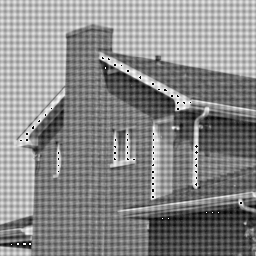
#> input picture house_sin.bmp, 256 x 256 px
$ python filter.py
#> lines starting #> are read from the running program, lines starting #| are printed output that depends on the picture
# coding=utf-8
import cv2
import numpy as np
from scipy.signal import butter,lfilter
'''
opencv 理想滤波、巴特沃兹滤波和高斯滤波的高通、低通滤波演示
Filter Parameters 窗口： 滤波器参数窗口
- d0: 滤波器大小 D0
- flag: 滤波器类型
0 - 理想滤波
1 - 巴特沃兹滤波
2 - 高斯滤波
- n: 巴特沃兹滤波的阶数
- lh: 低通滤波 or 高通滤波
Filtered Image 窗口: 过滤后的图像和过滤器图像
'''


def combine_images(images, axis=1):
    '''
    合并图像。
    @param images: 图像列表(图像成员的维数必须相同)
    @param axis: 合并方向。
    axis=0时，图像垂直合并;
    axis = 1 时， 图像水平合并。
    @return 合并后的图像
    '''
    ndim = images[0].ndim
    shapes = np.array([mat.shape for mat in images])
    assert np.all(map(lambda e: len(e) == ndim, shapes)
                  ), 'all images should be same ndim.'
    if axis == 0:  # 垂直方向合并图像
        # 合并图像的 cols
        cols = np.max(shapes[:, 1])
        # 扩展各图像 cols大小，使得 cols一致
        copy_imgs = [cv2.copyMakeBorder(img, 0, 0, 0, cols - img.shape[1],
                                        cv2.BORDER_CONSTANT, (0, 0, 0)) for img in images]
        # 垂直方向合并
        return np.vstack(copy_imgs)
    else:  # 水平方向合并图像
        # 合并图像的 rows
        rows = np.max(shapes[:, 0])
        # 扩展各图像rows大小，使得 rows一致
        copy_imgs = [cv2.copyMakeBorder(img, 0, rows - img.shape[0], 0, 0,
                                        cv2.BORDER_CONSTANT, (0, 0, 0)) for img in images]
        # 水平方向合并
        return np.hstack(copy_imgs)


def fft(img):
    '''对图像进行傅立叶变换，并返回换位后的频率矩阵'''
    assert img.ndim == 2, 'img should be gray.'
    rows, cols = img.shape[:2]
    # 计算最优尺寸
    nrows = cv2.getOptimalDFTSize(rows)
    ncols = cv2.getOptimalDFTSize(cols)
    # 根据新尺寸，建立新变换图像
    nimg = np.zeros((nrows, ncols))
    nimg[:rows, :cols] = img
    # 傅立叶变换
    fft_mat = cv2.dft(np.float32(nimg), flags=cv2.DFT_COMPLEX_OUTPUT)
    # 换位，低频部分移到中间，高频部分移到四周
    return np.fft.fftshift(fft_mat)


def fft_image(fft_mat):
    '''将频率矩阵转换为可视图像'''
    # log函数中加1，避免log(0)出现.
    log_mat = cv2.log(1 + cv2.magnitude(fft_mat[:, :, 0], fft_mat[:, :, 1]))
    # 标准化到0~255之间
    cv2.normalize(log_mat, log_mat, 0, 255, cv2.NORM_MINMAX)
    return np.uint8(np.around(log_mat))


def ifft(fft_mat):
    '''傅立叶反变换，返回反变换图像'''
    # 反换位，低频部分移到四周，高频部分移到中间
    f_ishift_mat = np.fft.ifftshift(fft_mat)
    # 傅立叶反变换
    img_back = cv2.idft(f_ishift_mat)
    # 将复数转换为幅度, sqrt(re^2 + im^2)
    img_back = cv2.magnitude(*cv2.split(img_back))
    # 标准化到0~255之间
    cv2.normalize(img_back, img_back, 0, 255, cv2.NORM_MINMAX)
    return np.uint8(np.around(img_back))


def fft_distances(m, n):
    '''
    计算m,n矩阵每一点距离中心的距离
    见《数字图像处理MATLAB版.冈萨雷斯》93页
    '''
    u = np.array([i if i <= m / 2 else m - i for i in range(m)],
                 dtype=np.float32)
    v = np.array([i if i <= m / 2 else m - i for i in range(m)],
                 dtype=np.float32)
    v.shape = n, 1
    # 每点距离矩阵左上角的距离
    ret = np.sqrt(u * u + v * v)
    # 每点距离矩阵中心的距离
    return np.fft.fftshift(ret)


def lpfilter(flag, rows, cols, d0, n):
    '''低通滤波器
    @param flag: 滤波器类型
    0 - 理想低通滤波
    1 - 巴特沃兹低通滤波
    2 - 高斯低通滤波
    @param rows: 被滤波的矩阵高度
    @param cols: 被滤波的矩阵宽度
    @param d0: 滤波器大小 D0
    @param n: 巴特沃兹低通滤波的阶数
    @return 滤波器矩阵
    '''
    assert d0 > 0, 'd0 should be more than 0.'
    filter_mat = None
    # 理想低通滤波
    if flag == 0:
        filter_mat = np.zeros((rows, cols, 2), np.float32)
        cv2.circle(filter_mat, (rows // 2, cols // 2),
                   d0, (1, 1, 1), thickness=-1)
    # 巴特沃兹低通滤波
    elif flag == 1:
        duv = fft_distances(*fft_mat.shape[:2])
        filter_mat = 1 / (1 + np.power(duv / d0, 2 * n))
        # fft_mat有2个通道，实部和虚部
        # fliter_mat 也需要2个通道
        filter_mat = cv2.merge((filter_mat, filter_mat))
    # 高斯低通滤波
    else:
        duv = fft_distances(*fft_mat.shape[:2])
        filter_mat = np.exp(-(duv * duv) / (2 * d0 * d0))
        # fft_mat有2个通道，实部和虚部
        # fliter_mat 也需要2个通道
        filter_mat = cv2.merge((filter_mat, filter_mat))
    return filter_mat


# [110 lines left out: functions hpfilter, npfilter, bspfilter, not called in this run]

def do_filter(_=None):
    '''滤波，并显示'''
    d0 = cv2.getTrackbarPos('d0', filter_win)
    flag = cv2.getTrackbarPos('flag', filter_win)
    n = cv2.getTrackbarPos('n', filter_win)
    lh = cv2.getTrackbarPos('lh', filter_win)
    lowband = cv2.getTrackbarPos('lowband', filter_win)
    highband = cv2.getTrackbarPos('highband', filter_win)
    # 滤波器
    filter_mat = None
    if lh == 0:
        filter_mat = lpfilter(flag, fft_mat.shape[0], fft_mat.shape[1], d0, n)
    elif lh == 1:
        filter_mat = hpfilter(flag, fft_mat.shape[0], fft_mat.shape[1], d0, n)
    elif lh == 2:
        filter_mat = npfilter(0, fft_mat.shape[0], fft_mat.shape[1], d0, n) * npfilter(1, fft_mat.shape[0], fft_mat.shape[1], d0, n)
    elif lh == 3:
        filter_mat = bspfilter(flag, fft_mat.shape[0], fft_mat.shape[1], lowband, highband, n)
        #filter_mat = hpfilter(flag, fft_mat.shape[0], fft_mat.shape[1], highband, n) - hpfilter(flag, fft_mat.shape[0], fft_mat.shape[1], lowband, n)
    elif lh == 4:
        filter_mat = hpfilter(flag, fft_mat.shape[0], fft_mat.shape[1], highband, n) + lpfilter(flag, fft_mat.shape[0], fft_mat.shape[1], lowband, n)

    # 进行滤波
    filtered_mat = filter_mat * fft_mat
    # 反变换
    img_back = ifft(filtered_mat)
    # 显示滤波后的图像和滤波器图像
    back_mat = fft(img_back)
    combine_1 = combine_images([img, fft_image(fft_mat), fft_image(filter_mat)])
    combine_2 = combine_images([img_back, fft_image(back_mat), fft_image(filtered_mat)])
    cv2.imshow(image_win, combine_images([combine_1, combine_2], 0))


if __name__ == '__main__':
    img = cv2.imread(r'house_sin.bmp', 0)
#> img is the input picture: shape (256, 256); min 0, max 255, mean 137.2
    rows, cols = img.shape[:2]
#> rows = 256; cols = 256
    # 滤波器窗口名称
    filter_win = 'Filter Parameters'
    # 图像窗口名称
    image_win = 'Filtered Image'
    cv2.namedWindow(filter_win)
    cv2.namedWindow(image_win)
    # 创建d0 tracker, d0为过滤器大小
    cv2.createTrackbar('d0', filter_win, 20, min(rows, cols) // 4, do_filter)
    # 创建flag tracker,
    # flag=0时，为理想滤波
    # flag=1时，为巴特沃兹滤波
    # flag=2时，为高斯滤波
    cv2.createTrackbar('flag', filter_win, 1, 2, do_filter)
    # 创建n tracker
    # n 为巴特沃兹滤波的阶数
    cv2.createTrackbar('n', filter_win, 5, 10, do_filter)
    # 创建lh tracker
    # lh: 滤波器是低通还是高通， 0 为低通， 1为高通， 2为陷波， 3为带阻1， 4为带阻2
    cv2.createTrackbar('lh', filter_win, 0, 4, do_filter)
    # 创建lowband tracker
    # lowband:带通、带阻滤波器的低频下限
    cv2.createTrackbar('lowband', filter_win, 70, 200, do_filter)
    # 创建highband tracker
    # highband:带通、带阻滤波器的高频上限
    cv2.createTrackbar('highband', filter_win, 100, 200, do_filter)
    fft_mat = fft(img)
    do_filter()
#> in ifft, `img_back = cv2.magnitude(*cv2.split(img_back))`:
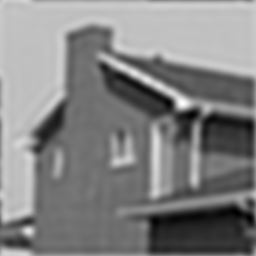
#> img_back: shape (256, 256) float32; min 2158830.5, max 15464286, mean 8988672; drawn with min black and max white
#> in fft_image (call 2), `log_mat = cv2.log(1 + cv2.magnitude(fft_mat[:, :, 0], fft_mat[:, :, 1]))`:
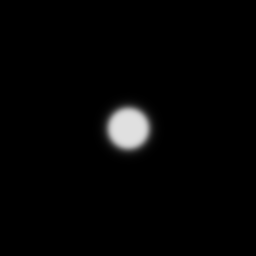
#> log_mat: shape (256, 256) float32; min 0, max 0.881, mean 0.0198
#> in combine_images, `ndim = images[0].ndim`: ndim = 2
#> in combine_images, `shapes = np.array([mat.shape for mat in images])`: shapes = [[256, 256], [256, 256], [256, 256]]
#> in combine_images, `copy_imgs = [cv2.copyMakeBorder(img, 0, rows - img.shape[0], 0, 0, cv2..`: copy_imgs = 3 items
#> in combine_images, `return np.hstack(copy_imgs)`:
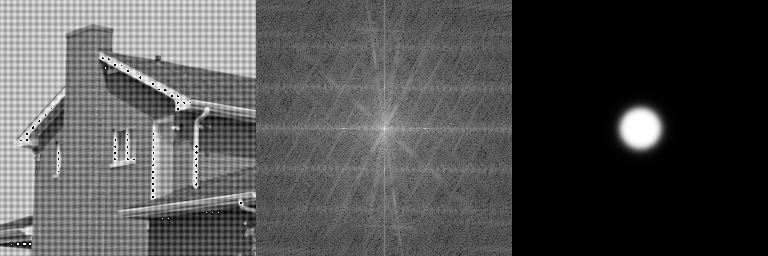
#> returned value: shape (256, 768); min 0, max 255, mean 79
#> in fft_image (call 3), `log_mat = cv2.log(1 + cv2.magnitude(fft_mat[:, :, 0], fft_mat[:, :, 1]))`:
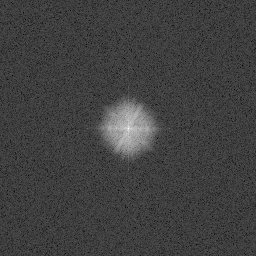
#> log_mat: shape (256, 256) float32; min 0.224, max 15.96, mean 4.22; drawn with min black and max white
#> in fft_image (call 4), `log_mat = cv2.log(1 + cv2.magnitude(fft_mat[:, :, 0], fft_mat[:, :, 1]))`:
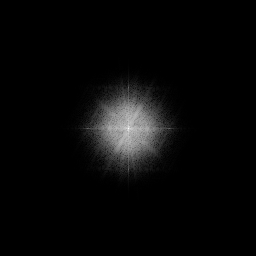
#> log_mat: shape (256, 256) float32; min 0, max 16.01, mean 0.519; drawn with min black and max white
#> call 2 of combine_images, with axis = 1
#> in combine_images (call 2), `return np.hstack(copy_imgs)`:
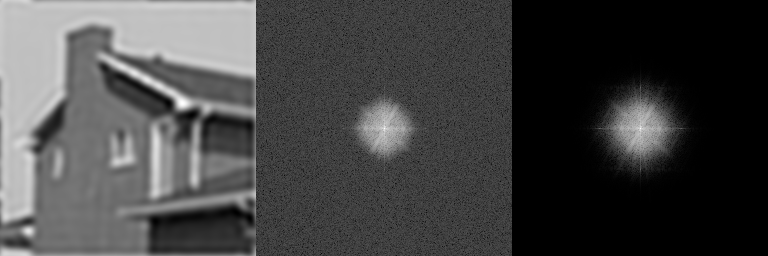
#> returned value: shape (256, 768); min 0, max 255, mean 68
#> call 3 of combine_images, with axis = 0
#> in combine_images (call 3), `shapes = np.array([mat.shape for mat in images])`: shapes = [[256, 768], [256, 768]]
#> in combine_images (call 3), `cols = np.max(shapes[:, 1])`: cols = 768
#> in combine_images (call 3), `copy_imgs = [cv2.copyMakeBorder(img, 0, 0, 0, cols - img.shape[1], cv2..`: copy_imgs = 2 items
#> in combine_images (call 3), `return np.vstack(copy_imgs)`:
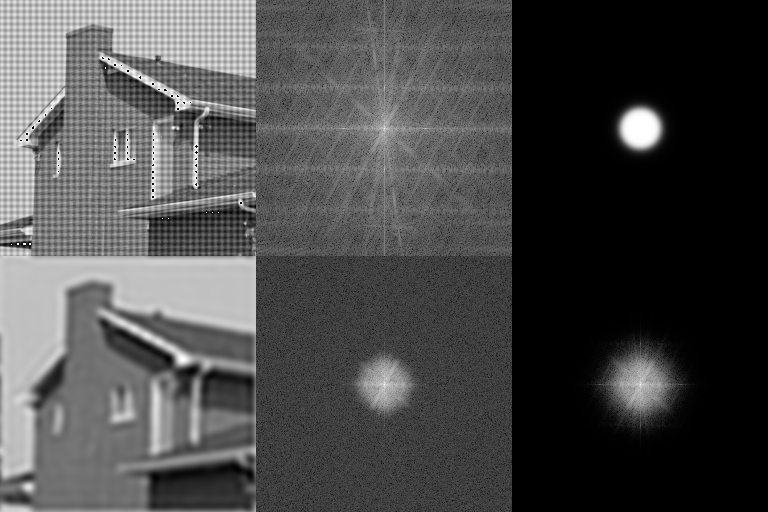
#> returned value: shape (512, 768); min 0, max 255, mean 73.5
    cv2.resizeWindow(filter_win, 512, 50)
    cv2.waitKey(0)
    cv2.destroyAllWindows()

$ run again, with boat.bmp copied over house_sin.bmp
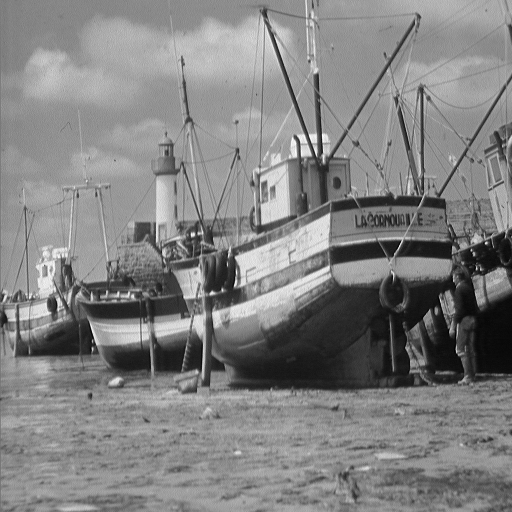
#> input picture boat.bmp, 512 x 512 px
#> img is the input picture: shape (512, 512); min 0, max 255, mean 129.7
#> in fft_image (call 2), `cv2.normalize(log_mat, log_mat, 0, 255, cv2.NORM_MINMAX)`:
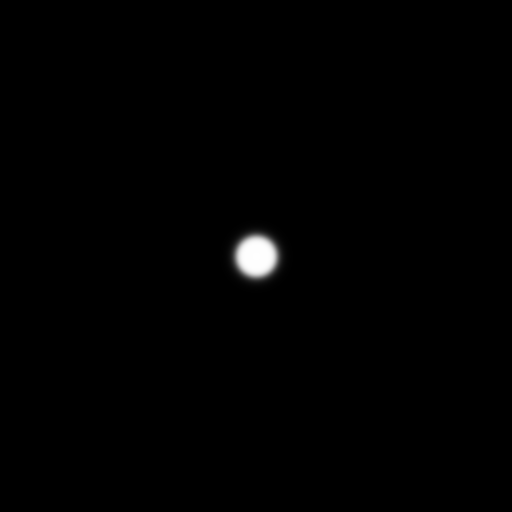
#> log_mat: shape (512, 512) float32; min 0, max 255, mean 1.4
#> ndim = 2
#> shapes = [[512, 512], [512, 512], [512, 512]]
#> in combine_images, `copy_imgs = [cv2.copyMakeBorder(img, 0, rows - img.shape[0], 0, 0, cv2..`: copy_imgs = 3 items
#> shapes = [[512, 1536], [512, 1536]]
#> in combine_images (call 3), `cols = np.max(shapes[:, 1])`: cols = 1536
#> in combine_images (call 3), `copy_imgs = [cv2.copyMakeBorder(img, 0, 0, 0, cols - img.shape[1], cv2..`: copy_imgs = 2 items
#> in combine_images (call 3), `return np.vstack(copy_imgs)`:
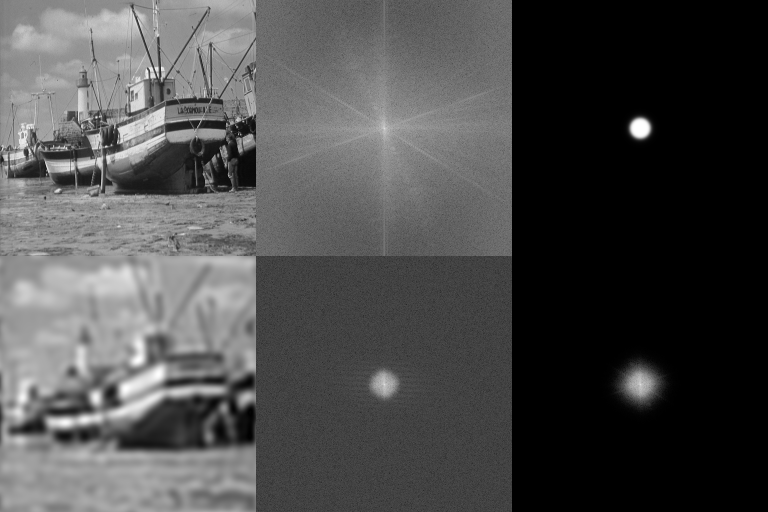
#> returned value: shape (1024, 1536) (shown at 1/2 size); min 0, max 255, mean 75.4

$ run again, with hill.bmp copied over house_sin.bmp
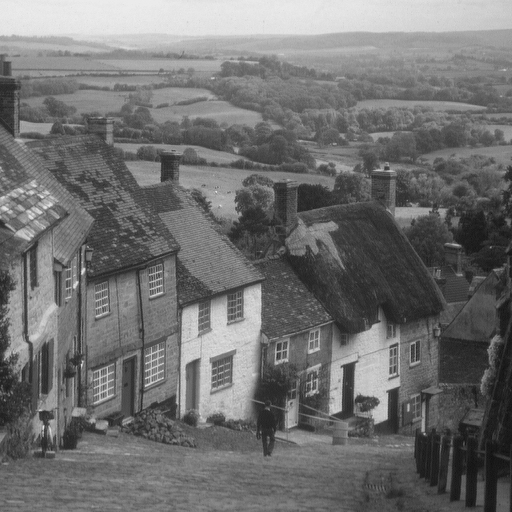
#> input picture hill.bmp, 512 x 512 px
#> img is the input picture: shape (512, 512); min 16, max 236, mean 112.2
#> ndim = 2
#> shapes = [[512, 512], [512, 512], [512, 512]]
#> in combine_images, `copy_imgs = [cv2.copyMakeBorder(img, 0, rows - img.shape[0], 0, 0, cv2..`: copy_imgs = 3 items
#> shapes = [[512, 1536], [512, 1536]]
#> in combine_images (call 3), `cols = np.max(shapes[:, 1])`: cols = 1536
#> in combine_images (call 3), `copy_imgs = [cv2.copyMakeBorder(img, 0, 0, 0, cols - img.shape[1], cv2..`: copy_imgs = 2 items
#> in combine_images (call 3), `return np.vstack(copy_imgs)`:
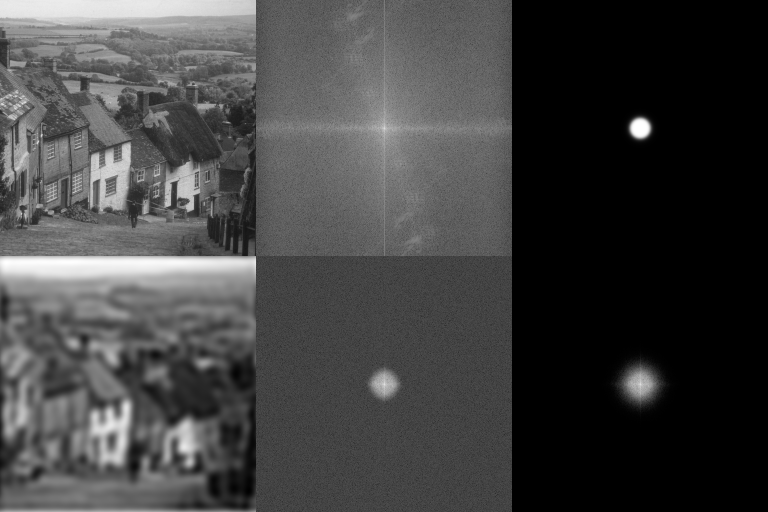
#> returned value: shape (1024, 1536) (shown at 1/2 size); min 0, max 255, mean 65.4
